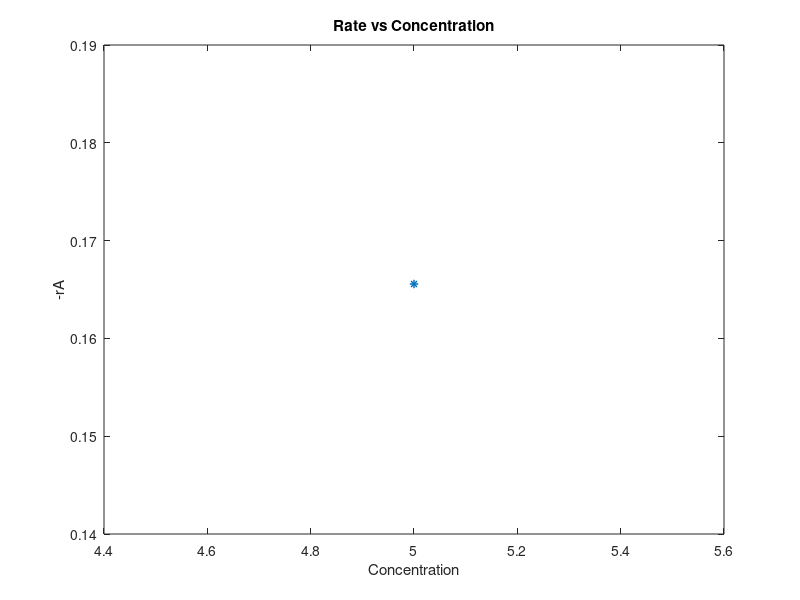

Source code (MATLAB): (Note: this script raises an error after producing the figure.)

user = "What is the lower limit of Ca?\n";
lower = input(user);
user  = "What is the upper limit of Ca?\n";
upper = input(user);
user = "What is the value of K1?\n";
k1 = input(user);
user = "What is the value of K2?\n";
k2 = input(user);
user = "What is the value of K3?\n";
k3 = input(user);

% Plotting rate curve 
Ca = linspace(lower,upper);
rate = k1.*Ca./(1+k2.*Ca+k3.*(Ca.^2)); 
figure();
plot(Ca,rate,'r','LineWidth',2);
hold on
title("Rate vs Concentration");
xlabel('Concentration'); ylabel('-rA');
num=2;

while(num~=-1)
    % Asking from user which action wants to execute
    disp('Select the corresponding number for respective operation you want to execute');
    disp('');
    disp('1  Derivative at a point');
    disp('2  Area under the curve');
    disp('3  Maximum value of function over given domain');
    disp('4  Minimum value of function over given domain');
    disp('5  Draw a straight line between 2 points ');
    prompt='-1 To exit the program\n';
    num = input(prompt);
    
    % Calculating derivative at point
    if(num==1)
        syms Ca
        prompt ='At what concentration value, you want to calculate derivative?\n';
        derivative_point = input(prompt); %INPUT

        f = k1.*Ca./(1+k2.*Ca+k3.*(Ca.^2)); 
        df = diff(f);
        result =vpa(subs(df,Ca,derivative_point));
        fprintf('The derivative at point comes out to be: %0.4f\n',result);
    
    
     % Calculating area under curve
    elseif(num==2)
        f1 = @(Ca) k1.*Ca./(1+k2.*Ca+k3.*(Ca.^2)); 
        Area = integral(f1,lower,upper);
        fprintf('Area comes out to be: %f \n',Area);
        % A = trapz(Ca,f)
    
     % Calculate maximum value of function
    elseif(num==3)
        maximum_value = max(rate);
        fprintf('Maximum value is: %f\n',maximum_value);
    
    
     % Calculate minimum value of function
    elseif(num==4)
        minimum_value = min(rate);
        fprintf('Minimum value is: %f\n',minimum_value);
    
    
    % Drawing straight line & finding tangent point
    elseif(num==5)
         prompt='What is the first point of straight line?\n';
         point_1 = input(prompt);
         prompt='What is the Second point of straight line?\n';
         point_2 = input(prompt);
         f1 = @(Ca) k1.*Ca./(1+k2.*Ca+k3.*(Ca.^2)); 
         y1 = f1(point_1);
         y2 = f1(point_2);
         A = [point_1,point_2];
         B = [y1,y2];
         hold on
         plot(A,B,'*')
         hold on
         line(A,B,'LineWidth',2);
    
         syms Ca
         f = k1.*Ca./(1+k2.*Ca+k3.*(Ca.^2)); 
         df = diff(f);
         
         slope = (y2-y1)/(point_2-point_1);
         fprintf('Slope of line comes out to be: %0.4f\n',slope);
         tangent_point= 0;
         min_val = 1e5;
         df_fun = @(Ca) df;
         
         % Checking point whose slope is to be same as above straight line
         for x = point_1:0.05:point_2
            temp= vpa(subs(df,Ca,x));
            if (abs(temp-slope)<min_val)
               min_val = abs(temp-slope);
               final_x = x;
            end
    
         end
         % Plotting the line
         final_y = vpa(subs(f,Ca,final_x));
         hold on
         plot(final_x,final_y,'b*');
         range_x = point_1:0.1:point_2;
         range_y = vpa(subs(df,Ca,final_x))*(range_x-final_x)+vpa(subs(f,Ca,final_x));
         hold on
         plot(range_x,range_y,'LineWidth',2);
         fprintf('The tangent point comes out to be: (%0.4f,%0.4f) \n',final_x,final_y);
    
    elseif(num==-1)
        disp('Exit the program successsfully');
    else
    
        disp('Wrong number has been given, please check the above format');
    end
end
